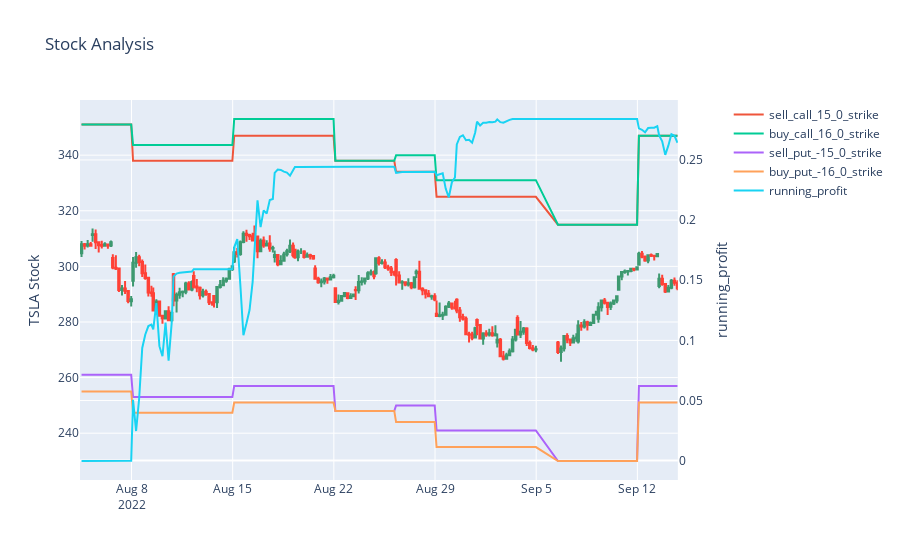

This figure's notebook cell:
### Code cell
legs = [
    LegMeta(trans='sell', contract='call', strike_offset= 15, exp_offset= 0),
    LegMeta(trans='buy',  contract='call', strike_offset= 16, exp_offset= 0),
    LegMeta(trans='sell', contract='put', strike_offset= -15, exp_offset= 0),
    LegMeta(trans='buy',  contract='put', strike_offset= -16, exp_offset= 0),
]  
strat = StrategyBase(qbw=qbw, legs=legs, stop_loss=None, stop_gain=None)
ic = measure_period_profit(tsla,  
    strat,
    expiration='week',
    update_freq='once')
plots.plot_candles_and_profit(ic, lines=[f'{l.name}_strike' for l in strat.legs])

### Figure 1 — Plotly figure (JSON) as saved in the notebook; plotly's stock layout.template omitted (floating-point values rounded to 4 significant figures; data arrays with more than 128 entries replaced by an {"elided": "..."} marker saying what was removed)
{"data": [{"close": {"elided": "200 float values"}, "high": {"elided": "200 float values"}, "low": {"elided": "200 float values"}, "open": {"elided": "200 float values"}, "showlegend": false, "type": "candlestick", "x": {"elided": "200 str values"}, "xaxis": "x", "yaxis": "y"}, {"name": "sell_call_15_0_strike", "type": "scatter", "x": {"elided": "200 str values"}, "y": {"elided": "200 int values"}}, {"name": "buy_call_16_0_strike", "type": "scatter", "x": {"elided": "200 str values"}, "y": {"elided": "200 float values"}}, {"name": "sell_put_-15_0_strike", "type": "scatter", "x": {"elided": "200 str values"}, "y": {"elided": "200 int values"}}, {"name": "buy_put_-16_0_strike", "type": "scatter", "x": {"elided": "200 str values"}, "y": {"elided": "200 float values"}}, {"name": "running_profit", "type": "scatter", "x": {"elided": "200 str values"}, "xaxis": "x", "y": {"elided": "200 float values"}, "yaxis": "y2"}], "layout": {"title": {"text": "Stock Analysis"}, "xaxis": {"anchor": "y", "domain": [0, 0.94], "rangebreaks": [{"bounds": ["sat", "mon"]}, {"bounds": [16.1, 9.5], "pattern": "hour"}], "rangeslider": {"visible": false}}, "yaxis": {"anchor": "x", "domain": [0, 1], "title": {"text": "TSLA Stock"}}, "yaxis2": {"anchor": "x", "overlaying": "y", "side": "right", "title": {"text": "running_profit"}}}}
